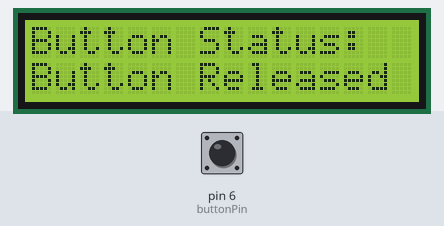
The sketch below on a simulated Arduino Uno, built with avr-gcc and run on an emulated ATmega328P. On the bench: 16×2 character LCD. The inputs (shaded band) are chosen by the test bench; at power-on: pin 6 (buttonPin) HIGH.

Above: at 1.2 s.
1.3 s: pin 6 (buttonPin) pulled LOW for 0.25 s
At 1.49 s:
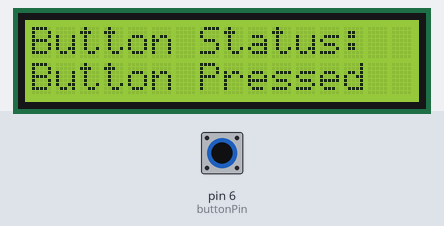
3.1 s: pin 6 (buttonPin) pulled LOW for 3.2 s
Timing chart, 0 to 6.1 s (numbered marks = the images above; inputs shaded):
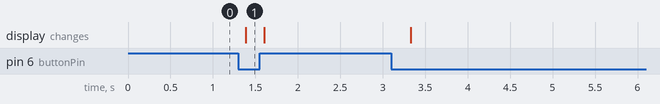

Measured:
- after the input at 1.3 s, the display: changes after 0.09 s (image 1)

The sketch:

button_lcd_check.ino
```cpp
#include <Wire.h>
#include <LiquidCrystal_I2C.h>

// Pin where the button is connected
const int buttonPin = 6;

// Create an LCD object with I2C address 0x27 (common address for 16x2 LCD)
LiquidCrystal_I2C lcd(0x27, 16, 2);  // (I2C address, columns, rows)

void setup() {
  // Initialize the button pin as an input with internal pull-up resistor
  pinMode(buttonPin, INPUT_PULLUP);

  // Initialize the LCD
  lcd.init();
  lcd.backlight();  // Turn on the LCD backlight

  // Display initial message
  lcd.setCursor(0, 0);
  lcd.print("Button Status:");
}

void loop() {
  // Read the button state (LOW when pressed, HIGH when not pressed)
  int buttonState = digitalRead(buttonPin);

  // Clear the LCD screen and display appropriate message
  lcd.setCursor(0, 1);  // Move the cursor to the second line
  if (buttonState == LOW) {
    lcd.print("Button Pressed   ");
  } else {
    lcd.print("Button Released ");
  }

  // Small delay for better readability
  delay(200);
}
```
